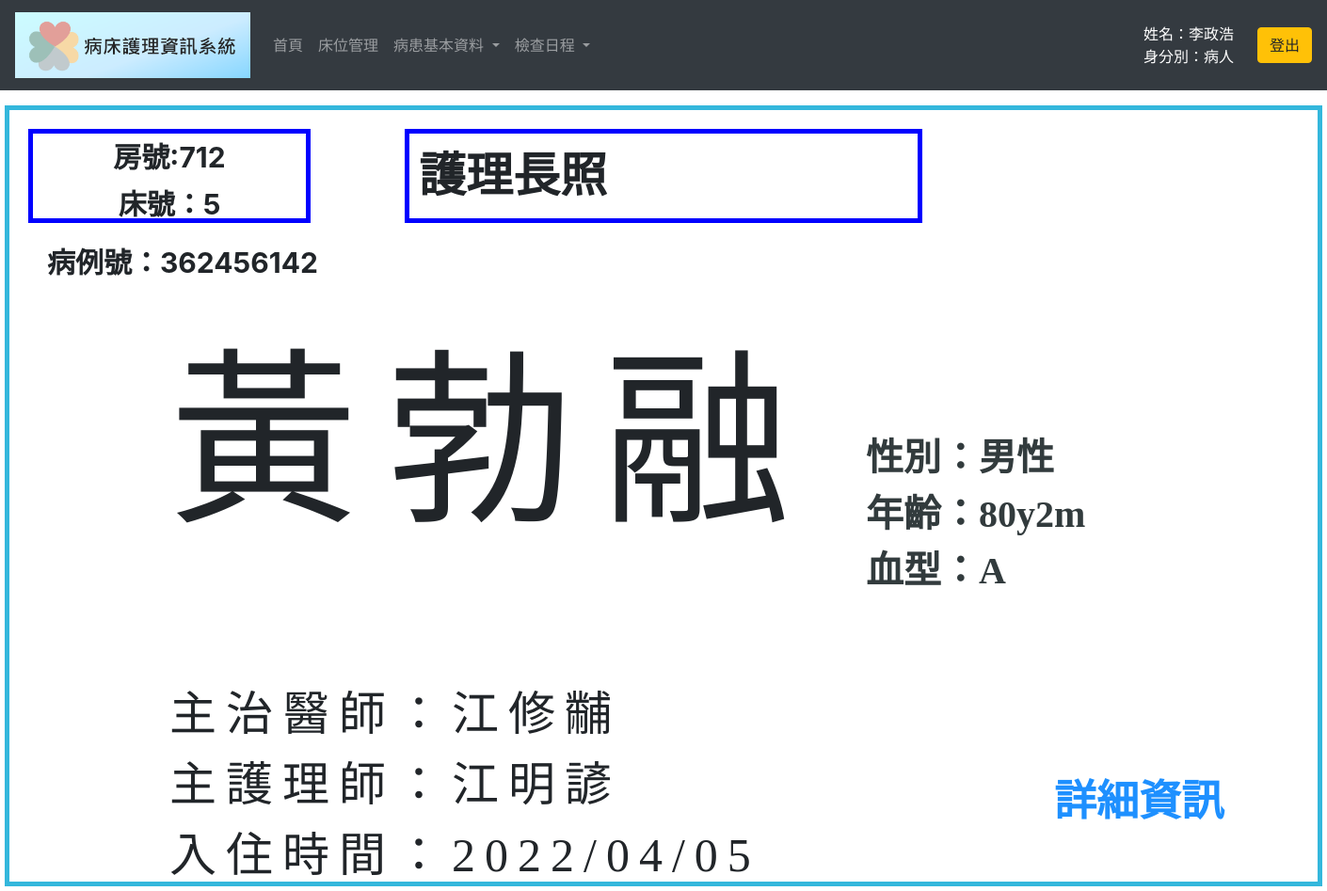
Screenshot of /nurse_bed_card.php?p_id_number=H382014573 (signed in) with the database file from the repository.
### tables this page shows
CREATE TABLE `patient_admission_info` (
  `id_number` varchar(255) NOT NULL,
  `ward_no` int(11) DEFAULT NULL,
  `r1` varchar(255) DEFAULT NULL,
  `bed_no` int(11) DEFAULT NULL,
  `r2` varchar(255) DEFAULT NULL,
  `phone_no` varchar(255) DEFAULT NULL,
  `r3` varchar(255) DEFAULT NULL,
  `address` varchar(255) DEFAULT NULL,
  `r4` varchar(255) DEFAULT NULL,
  `emergency_contact` varchar(255) DEFAULT NULL,
  `r5` varchar(255) DEFAULT NULL,
  `emergency_contact_no` varchar(255) DEFAULT NULL,
  `r6` varchar(255) DEFAULT NULL,
  `hospitalization_date` varchar(255) DEFAULT NULL,
  `r7` varchar(255) DEFAULT NULL,
  `observation_time` varchar(255) DEFAULT NULL,
  `r8` varchar(255) DEFAULT NULL,
  `attending_physician` varchar(255) DEFAULT NULL,
  `r9` varchar(255) DEFAULT NULL,
  `nurse` varchar(255) DEFAULT NULL,
  `r10` varchar(255) DEFAULT NULL,
  `current_condition` varchar(255) DEFAULT NULL,
  `r11` varchar(255) DEFAULT NULL,
  `transaction_info` varchar(255) DEFAULT NULL
);

CREATE TABLE `patient_basic_info` (
  `id_number` varchar(255) NOT NULL,
  `r1` varchar(255) DEFAULT NULL,
  `chart_no` varchar(255) DEFAULT NULL,
  `r2` varchar(255) DEFAULT NULL,
  `m_name` varchar(255) DEFAULT NULL,
  `r3` varchar(255) DEFAULT NULL,
  `gender` varchar(255) DEFAULT NULL,
  `r4` varchar(255) DEFAULT NULL,
  `birth_date` varchar(255) DEFAULT NULL,
  `r5` varchar(255) DEFAULT NULL,
  `blood` varchar(255) DEFAULT NULL,
  `r6` varchar(255) DEFAULT NULL,
  `rh` varchar(255) DEFAULT NULL,
  `r7` varchar(255) DEFAULT NULL,
  `major_illness` varchar(255) DEFAULT NULL,
  `r8` varchar(255) DEFAULT NULL,
  `allergies` varchar(255) DEFAULT NULL,
  `r9` varchar(255) DEFAULT NULL
);

### nurse_bed_card.php (the view, shortened to what this page needs)
<?php
    if(isset($_GET['p_id_number'])){
        $id_number = $_GET['p_id_number'];
    }
    $conn = new PDO("mysql:host=localhost;dbname=access_test", "root", "");
    $stmt = $conn ->prepare("SELECT ward_no FROM patient_admission_info WHERE id_number='".$id_number."'");
    $stmt-> execute();
    $ward_no = $stmt->fetchAll()[0][0];
    $stmt = $conn ->prepare("SELECT bed_no FROM patient_admission_info WHERE id_number='".$id_number."'");
    $stmt-> execute();
    $bed_no = $stmt->fetchAll()[0][0];
    $stmt = $conn ->prepare("SELECT m_name FROM patient_basic_info WHERE id_number='".$id_number."'");
    $stmt-> execute();
    $p_name = $stmt->fetchAll()[0][0];
    $stmt = $conn ->prepare("SELECT chart_no FROM patient_basic_info WHERE id_number='".$id_number."'");
    $stmt-> execute();
    $chart_no = $stmt->fetchAll()[0][0];
    $stmt = $conn ->prepare("SELECT gender FROM patient_basic_info WHERE id_number='".$id_number."'");
    $stmt-> execute();
    $gender = $stmt->fetchAll()[0][0];
    $stmt = $conn ->prepare("SELECT blood FROM patient_basic_info WHERE id_number='".$id_number."'");
    $stmt-> execute();
    $blood = $stmt->fetchAll()[0][0];
    $stmt = $conn ->prepare("SELECT attending_physician FROM patient_admission_info WHERE id_number='".$id_number."'");
    $stmt-> execute();
    $physician = $stmt->fetchAll()[0][0];
    $stmt = $conn ->prepare("SELECT nurse FROM patient_admission_info WHERE id_number='".$id_number."'");
    $stmt-> execute();
    $nurse = $stmt->fetchAll()[0][0];
    $stmt = $conn ->prepare("SELECT hospitalization_date FROM patient_admission_info WHERE id_number='".$id_number."'");
    $stmt-> execute();
    $date = $stmt->fetchAll()[0][0];
?>
<!DOCTYPE html>
<html>
<head>
    <link rel="stylesheet" href="https://cdn.jsdelivr.net/npm/bootstrap@4.6.1/dist/css/bootstrap.min.css">
</head>
<body>
<nav class="navbar navbar-expand-sm bg-dark navbar-dark static-top">
  <a class="navbar-brand" href="nurse_index.php">
    <img src="./images/topic.png" alt="logo" style="width:250px;">
  </a>
  <ul class="navbar-nav mr-auto">
  <li class="nav-item">
        <a class="nav-link" href="nurse_index.php">首頁</a>
      </li>
      <li class="nav-item">
        <a class="nav-link" href="nurse_bed_manage.php">床位管理</a>
      </li>
      <li class="nav-item dropdown">
                <a class="nav-link dropdown-toggle" href="#" id="navbardrop" data-toggle="dropdown">
                    病患基本資料
                </a>
      </li>
      <li class="nav-item dropdown">
                <a class="nav-link dropdown-toggle" href="#" id="navbardrop" data-toggle="dropdown">
                    檢查日程
                </a>
      </li>
</ul>
<div style="margin-right:10px ;text-align:right; color:white;" class="col-xs-12 col-md-2">
      <?php $a = 1;
        $name = $_SESSION["name"];
        $identity = $_SESSION["identity"];
        echo "姓名：" . $name . "<br>身分別：" . $identity ;
      ?>
    </div>
    <form  id="login" method="POST" action="logout.php">
      <input class="btn btn-warning" type="submit" value="登出">
    </form>
</nav>
<div style="position:relative; width: 1400px;0px; height: 830px; border:5px rgb(52, 183, 220) solid;padding: 20px; margin: 0 auto;">
        <div id="bed">房號:<?php echo $ward_no;?><br>床號：<?php echo $bed_no;?></div>
        <div class="locate"><p1>護理長照</p1><p2><iframe href="#" src="https://www.zeitverschiebung.net/clock-widget-iframe-v2?language=en&size=small&timezone=Asia%2FTaipei" width="100%" height="90" frameborder="0" seamless></iframe> </p2></div>
        <div style="margin: 20px;font-size: 30px; font-weight:bold;">病例號：<?php echo $chart_no;?></div>
        <div class="info1"><p1><?php echo $p_name?></p1><p2>性別：<?php echo $gender;?><br>年齡：80y2m<br>血型：<?php echo $blood;?></p2></div>
        <div class="info2">
            主治醫師：<?php echo $physician;?><br>
            主護理師：<?php echo $nurse;?><br>
            入住時間：<?php echo $date;?>
        </div>
        <div id="qrcode" style="float:right; position: absolute; bottom: 50px; right: 100px;">
            <p style="color:dodgerblue; font-size: 45px; margin-bottom: 0;font-weight:bold;font-family:微軟正黑體;">詳細資訊</p>
        </div>
    </div>
</body>
</html>

### nurse_bed_card.php (style rules this page uses)
#bed { width: 300px; height: 100px; border: 5px solid blue; text-align:center; line-height:50px; position:absolute; font-size: 30px; font-weight:bold; }
.locate { width: 550px; height: 100px; border: 5px solid blue; padding-left: 10px; margin:0px auto; }
.locate p1 { float:left; margin-right:10px; text-align:center; line-height:90px; font-size: 50px; font-family:標楷體; font-weight:bold; }
.locate p2 { float:right; margin-right:10px; text-align:center; line-height:50px; font-size: 30px; font-family:標楷體; font-weight:bold; }
.info1 { width: 700px; height: 300px; margin-left:150px; }
.info1 p1 { float:left; font-size: 200px; font-family:標楷體; letter-spacing: 30px; }
.info1 p2 { margin-left: 50px; float:left; color: rgb(50, 59, 61); font-size: 40px; font-weight:bold; font-family:微軟正黑體; position: absolute; bottom: 300px; }
.info2 { margin-left:150px; margin-top: 100px; width: 800px; height: 100px; font-size: 50px; font-family:標楷體; letter-spacing: 10px; }

### rows the page displays
patient_admission_info: ward_no "712", bed_no "5", attending_physician "江修黼", nurse "江明諺", hospitalization_date "2022/04/05"
patient_basic_info: chart_no "362456142", m_name "黃勃融", gender "男性", blood "A"

### other values shown
$name "李政浩"
$identity "病人"
